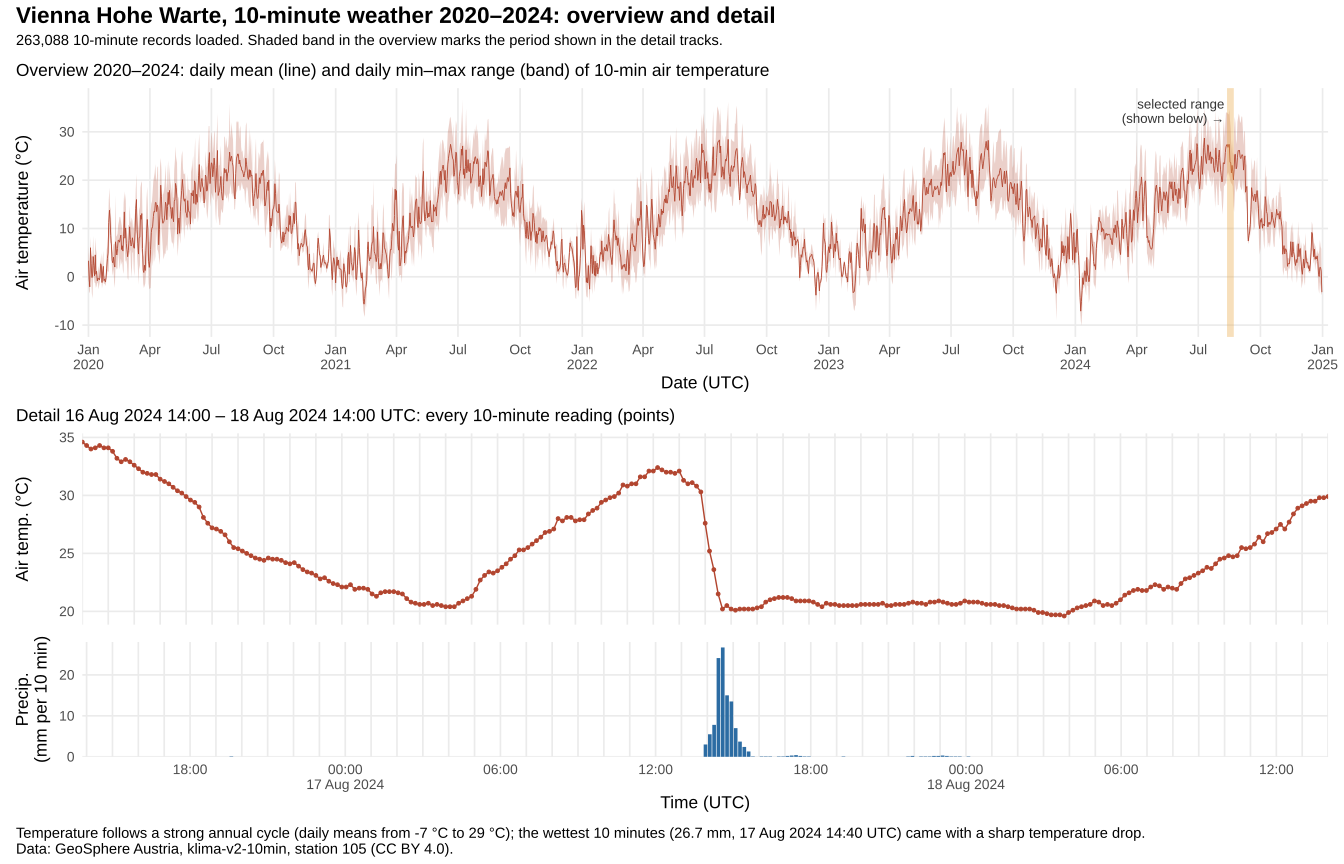

Source code (R):
suppressPackageStartupMessages({
  library(ggtime); library(ggplot2); library(readr); library(dplyr)
  library(lubridate); library(scales); library(patchwork); library(tsibble)
})
url <- "https://raw.githubusercontent.com/denisseram/dataset-snapshots/3731e02e38c75e5d70ae92bf3596a69951866c2d/geosphere_wien_10min_2020-2024.csv"
raw <- read_csv(url, col_types = cols(time = col_character(), station = col_integer(),
                tl = col_double(), rr = col_double(), substation = col_integer()))
wx <- raw |>
  mutate(time = ymd_hm(sub("\\+00:00$", "", time), tz = "UTC")) |>
  arrange(time)
stopifnot(all(endsWith(raw$time, "+00:00")), !anyNA(wx$time))
wx_ts <- as_tsibble(wx, index = time)          # all rows, regular 10-min tsibble
stopifnot(nrow(wx_ts) == nrow(raw))

# ---- Overview: daily min / mean / max of tl (aggregated in-script) ----
daily <- wx |>
  mutate(date = as_datetime(as_date(time), tz = "UTC")) |>
  summarise(tmin = min(tl, na.rm = TRUE), tmean = mean(tl, na.rm = TRUE),
            tmax = max(tl, na.rm = TRUE), .by = date)

# ---- Selected range (computed from data): 48 h centred on the wettest 10-min reading ----
peak <- wx |> slice_max(rr, n = 1, with_ties = FALSE)
sel_start <- floor_date(peak$time, "hour") - hours(24)
sel_end   <- sel_start + hours(48)
detail <- wx |> filter(time >= sel_start, time <= sel_end)

col_t <- "#B2452F"; col_r <- "#2C6CA3"; col_sel <- "#E8A33D"
base_theme <- theme_minimal(base_size = 13) +
  theme(panel.grid.minor = element_blank(), plot.title.position = "plot")

p_over <- ggplot(daily, aes(x = date)) +
  geom_ribbon(aes(ymin = tmin, ymax = tmax), fill = col_t, alpha = 0.25) +
  geom_time_line(aes(y = tmean), colour = col_t, linewidth = 0.3) +
  annotate("rect", xmin = sel_start - days(4), xmax = sel_end + days(4),
           ymin = -Inf, ymax = Inf, fill = col_sel, alpha = 0.35) +
  annotate("text", x = sel_start - days(8), y = max(daily$tmax),
           label = "selected range\n(shown below) \u2192", hjust = 1, vjust = 1, size = 3.5,
           colour = "grey20", lineheight = 0.9) +
  scale_x_datetime(breaks = seq(floor_date(min(daily$date), "year"),
                                ceiling_date(max(daily$date), "year"), by = "3 months"),
                   minor_breaks = NULL,
                   labels = function(x) ifelse(month(x) == 1, format(x, "%b\n%Y"), format(x, "%b")),
                   expand = expansion(0.005)) +
  labs(x = "Date (UTC)", y = "Air temperature (°C)",
       subtitle = "Overview 2020–2024: daily mean (line) and daily min–max range (band) of 10-min air temperature") +
  base_theme + theme(panel.grid.minor.x = element_line(colour = "grey92"))

det_lim <- c(sel_start, sel_end)
det_breaks <- seq(ceiling_date(sel_start, "6 hours"), sel_end, by = "6 hours")
p_tl <- ggplot(detail, aes(x = time, y = tl)) +
  geom_time_line(colour = col_t, linewidth = 0.5) +
  geom_point(colour = col_t, size = 0.9) +
  scale_x_datetime(limits = det_lim, breaks = det_breaks, date_minor_breaks = "1 hour", expand = expansion(0)) +
  labs(x = NULL, y = "Air temp. (°C)",
       subtitle = sprintf("Detail %s – %s UTC: every 10-minute reading (points)",
                          format(sel_start, "%d %b %Y %H:%M"), format(sel_end, "%d %b %Y %H:%M"))) +
  base_theme + theme(axis.text.x = element_blank(),
                     panel.grid.minor.x = element_line(colour = "grey92"))

p_rr <- ggplot(detail, aes(x = time, y = rr)) +
  geom_col(fill = col_r, width = 600 * 0.85, just = 1) +   # bar covers its 10-min interval
  scale_x_datetime(limits = det_lim + c(-600, 0), breaks = det_breaks, date_minor_breaks = "1 hour",
                   labels = function(x) ifelse(hour(x) == 0, format(x, "%H:%M\n%d %b %Y"), format(x, "%H:%M")),
                   expand = expansion(0)) +
  scale_y_continuous(expand = expansion(c(0, 0.05))) +
  labs(x = "Time (UTC)", y = "Precip.\n(mm per 10 min)") +
  base_theme + theme(panel.grid.minor.x = element_line(colour = "grey92"))

caption <- sprintf(
  "Temperature follows a strong annual cycle (daily means from %.0f °C to %.0f °C); the wettest 10 minutes (%.1f mm, %s UTC) came with a sharp temperature drop.",
  min(daily$tmean), max(daily$tmean), peak$rr, format(peak$time, "%d %b %Y %H:%M"))

fig <- p_over / p_tl / p_rr + plot_layout(heights = c(1.3, 1, 0.6)) +
  plot_annotation(
    title = "Vienna Hohe Warte, 10-minute weather 2020–2024: overview and detail",
    subtitle = sprintf("%s 10-minute records loaded. Shaded band in the overview marks the period shown in the detail tracks.",
                       format(nrow(wx), big.mark = ",")),
    caption = paste0(caption, "\nData: GeoSphere Austria, klima-v2-10min, station 105 (CC BY 4.0)."),
    theme = theme(plot.title = element_text(face = "bold", size = 17),
                  plot.caption = element_text(hjust = 0, size = 11)))

ggsave("plot.png", fig, width = 1400, height = 900, units = "px", dpi = 100, bg = "white")
ggsave("plot.svg", fig, width = 14, height = 9, bg = "white")
